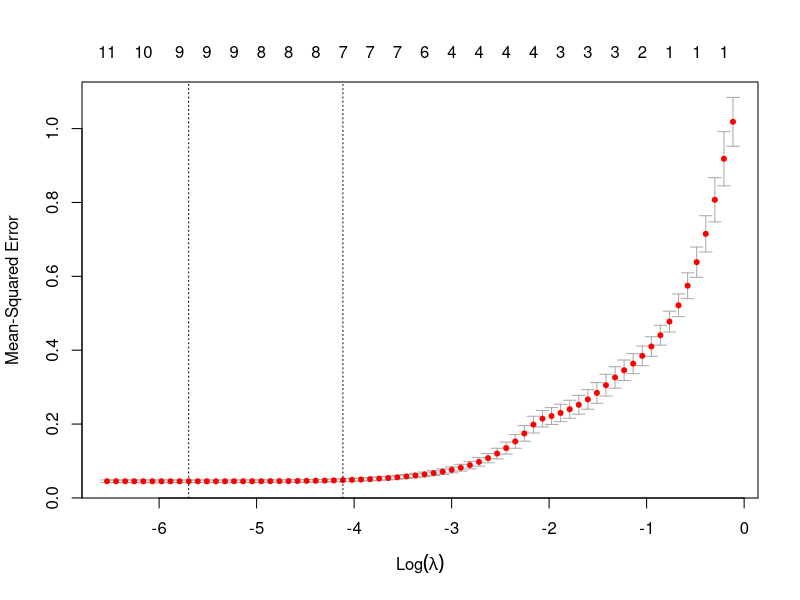

This figure's R source: (Note: this script raises an error after producing the figure.)
# Lasso Regression Models
library(Matrix)
library(glmnet)

# Read Data
scaled_credit <- read.csv("../../data/scaled-credit.csv", sep = ",", row.names = 1)
training_set <- read.csv("../../data/training-set.csv", sep = ",", row.names = 1)
testing_set <- read.csv("../../data/testing_set.csv", sep = ",", row.names = 1)

x <- data.matrix(scaled_credit[,1:11])
y <- scaled_credit$Balance

x_trainning <- data.matrix(training_set[,1:11])
y_trainning <- training_set$Balance

x_testing <- data.matrix(testing_set[,1:11])
y_testing <- testing_set$Balance

# Cross validation
set.seed(1)
lasso_cv_out <- cv.glmnet(x_trainning, y_trainning, alpha=1, intercept = FALSE,
                          standardize = FALSE)

# Select the best model
lasso_bestlam <- lasso_cv_out$lambda.min

# Plot the cross-validation errors
png(file = "../../images/lasso-images/lasso-cv-errors.png")
plot(lasso_cv_out)
dev.off()

# Compute MSE using test set
lasso_pred <- predict(lasso_cv_out, s = lasso_bestlam, newx = x_testing)
lasso_MSE <- mean((lasso_pred - y_testing)^2)

# Refit the model
out <- glmnet(x, y, alpha = 1, intercept = FALSE, standardize = FALSE)
lasso_coef <- predict(out, s = lasso_bestlam, type="coefficients")[1:12,]

# Save output
save(lasso_cv_out, lasso_bestlam, lasso_MSE, lasso_coef, file = "../../data/lasso/lasso-regression.RData")

sink(file = "../../data/lasso/lasso-output.txt")
writeLines("Lasso Regression")
writeLines("Best Lambda")
lasso_bestlam
writeLines("Official coefficients")
lasso_coef
writeLines("Test MSE")
lasso_MSE
writeLines(" ")
sink()